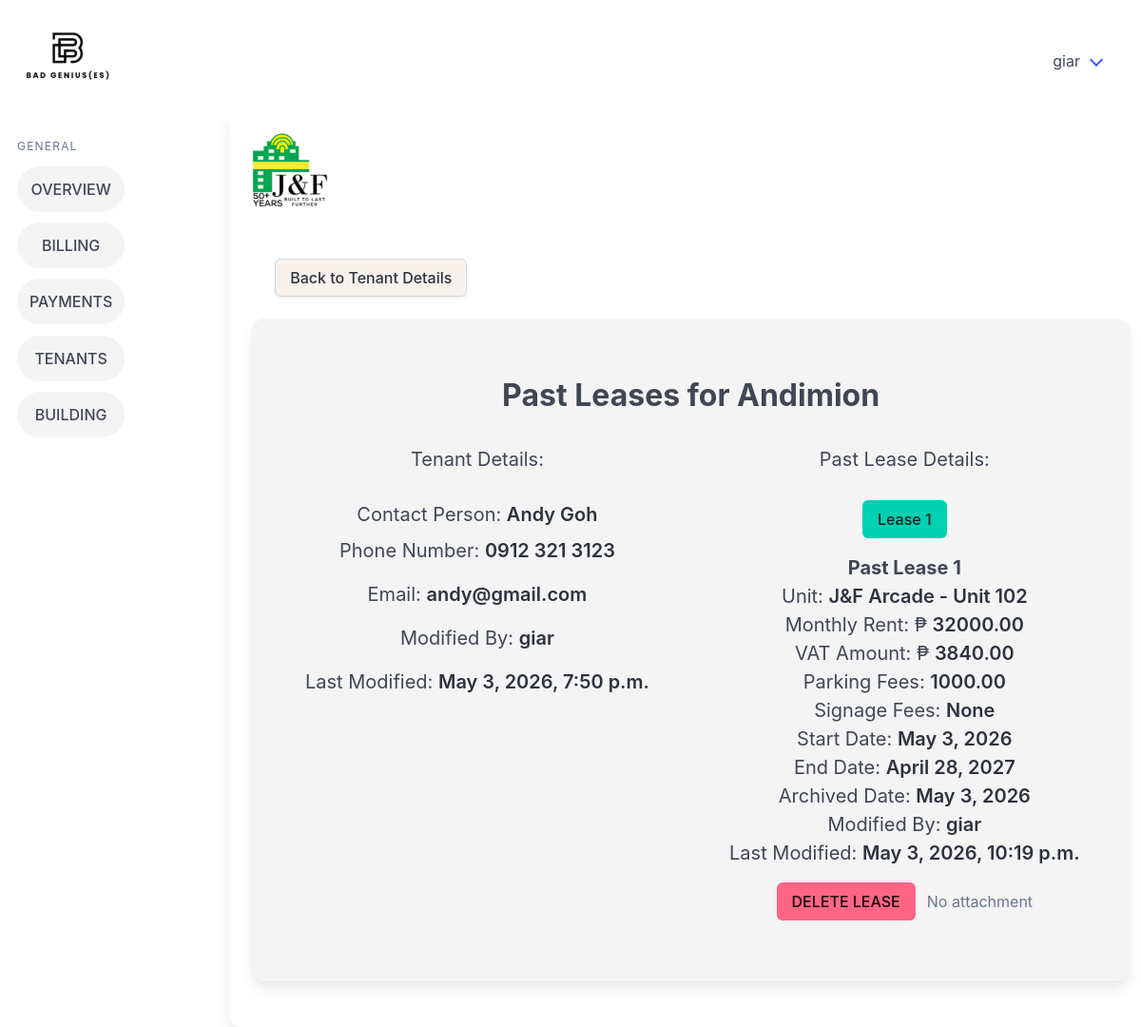
The page /past_leases/2/ (signed in) on the database its author committed.
### billingApp/models.py (models this page shows, shortened)
class Tenant(models.Model):
    companyName = models.CharField(max_length=100, null=True, blank=True)
    contactPerson = models.CharField(max_length=100)
    phoneNumber = models.CharField(max_length=12)
    email = models.CharField(max_length=50)
    carryover_balance = models.DecimalField(max_digits=12, decimal_places=2, default=Decimal('0.00'))
    modified_by = models.ForeignKey("Account", on_delete=models.SET_NULL, null=True, blank=True, related_name="+")
    modified_at = models.DateTimeField(auto_now=True, null=True, blank=True)
    objects = models.Manager

class Account(models.Model):
    firstName = models.CharField(max_length=30)
    lastName = models.CharField(max_length=30)
    username = models.CharField(max_length=20)
    password = models.CharField(max_length=20)
    objects = models.Manager()
    def __str__(self):
        return self.username

class Lease(models.Model):
    buildingName = models.ForeignKey(Building, on_delete=models.CASCADE)
    tenantName = models.ForeignKey(Tenant, on_delete=models.CASCADE)
    modified_by = models.ForeignKey("Account", on_delete=models.SET_NULL, null=True, blank=True, related_name="+")
    modified_at = models.DateTimeField(auto_now=True, null=True, blank=True)
    unitID = models.ForeignKey(Units, on_delete=models.CASCADE)
    rentAmount = models.DecimalField(max_digits=12, decimal_places=2)
    vatAmount = models.DecimalField(max_digits=12, decimal_places=2)
    signageFees = models.DecimalField(max_digits=12, decimal_places=2, null=True, blank=True)
    parkingFees = models.DecimalField(max_digits=12, decimal_places=2, null=True, blank=True)
    CONTRACT_CHOICES = [(6, "6 months"), (12, "12 months")]
    contractLength = models.PositiveSmallIntegerField(choices=CONTRACT_CHOICES)
    contractStart = models.DateField()
    contractEnd = models.DateField(null=True, blank=True)
    pastLease = models.BooleanField(default=False)
    archived_date = models.DateField(null=True, blank=True)
    leaseAttachment = models.FileField(
        upload_to="lease_attachments/",
        blank=True,
        null=True
    )

class Units(models.Model):
    building = models.ForeignKey(Building, on_delete=models.CASCADE)
    unitID = models.IntegerField()
    modified_by = models.ForeignKey("Account", on_delete=models.SET_NULL, null=True, blank=True, related_name="+")
    modified_at = models.DateTimeField(auto_now=True, null=True, blank=True)
    class Meta:
        unique_together = ('building', 'unitID')
    def __str__(self):
        return f"{self.building.buildingName} - Unit {self.unitID}"

class Building(models.Model):
    buildingName = models.CharField(max_length=26, unique=True)
    signageCapacity = models.IntegerField(default=0)
    parkingCapacity = models.IntegerField(default=0)
    buildingAddress = models.CharField(max_length=50)
    modified_by = models.ForeignKey("Account", on_delete=models.SET_NULL, null=True, blank=True, related_name="+")
    modified_at = models.DateTimeField(auto_now=True, null=True, blank=True)
    objects = models.Manager

### billingApp/views.py (the view)
# urls.py: path('past_leases/<int:pk>/', views.past_leases, name='past_leases'),
@login_required
def past_leases(request, pk):
    tenant = get_object_or_404(Tenant, pk=pk)
    leases = (
        Lease.objects
        .filter(tenantName=tenant, pastLease=True)
        .select_related("buildingName", "unitID")
        .order_by("-archived_date", "-contractEnd", "-contractStart", "-id")
    )
    if not (tenant.companyName or "").strip():
        tenant.companyName_display = tenant.contactPerson
    else:
        tenant.companyName_display = tenant.companyName
    return render(request, "billingApp/past_leases.html", {"t": tenant, "leases": leases})

### billingApp/templates/billingApp/past_leases.html (shortened to what this page needs)
{% extends 'billingApp/base.html' %} {% load static %} {% block content %}
</div>
<div class="p-5">
  <a href="{% url 'tenant_details' pk=t.pk %}" class="button" style="background-color: #f7f2ed">Back to Tenant Details</a>
</div>
<div class="card card2">
  <div class="card-content has-text-centered">
    <h1 class="is-size-3 has-text-weight-bold p-5 mt-2">Past Leases for {{ t.companyName_display }}</h1>
    <div class="columns">
      <div class="column">
        <p class="is-size-5 has-text-weight-normal p-1">Tenant Details:</p>
      </div>
      <div class="column">
        <p class="is-size-5 has-text-weight-normal p-1">Past Lease Details:</p>
      </div>
    </div>
    <div class="columns">
      <div class="column">
        <p class="is-size-5 has-text-weight-normal">Contact Person: <strong>{{ t.contactPerson }}</strong></p>
        <p class="is-size-5 p-2">
          Phone Number:
          <strong>{{ t.phoneNumber }}</strong>
        </p>
        <p class="is-size-5 p-2">
          Email:
          <strong>{{ t.email }}</strong>
        </p>
        <p class="is-size-5 p-2">Modified By: <strong>{{ t.modified_by }}</strong></p>
        <p class="is-size-5 p-2">Last Modified: <strong>{{ t.modified_at }}</strong></p>
      </div>
      <div class="column">
        {% if leases %}
        <div class="buttons is-centered mb-4">
          {% for l in leases %}
          <button type="button" class="button lease-filter {% if forloop.first %}is-primary{% endif %}" data-lease-filter="{{ l.pk }}">Lease {{ forloop.counter }}</button>
          {% endfor %}
        </div>
        {% endif %}
        {% for l in leases %}
        <div class="tenant-lease mb-5" data-lease-id="{{ l.pk }}" {% if not forloop.first %}style="display: none;"{% endif %}>
          <p class="is-size-5 has-text-weight-bold">Past Lease {{ forloop.counter }}</p>
          <p class="is-size-5 has-text-weight-normal">Unit: <strong>{{ l.unitID }}</strong></p>
          <p class="is-size-5 has-text-weight-normal">Monthly Rent: ₱ <strong>{{ l.rentAmount }}</strong></p>
          <p class="is-size-5 has-text-weight-normal">VAT Amount: ₱ <strong>{{ l.vatAmount }}</strong></p>
          <p class="is-size-5 has-text-weight-normal">Parking Fees: <strong>{{ l.parkingFees }}</strong></p>
          <p class="is-size-5 has-text-weight-normal">Signage Fees: <strong>{{ l.signageFees }}</strong></p>
          <p class="is-size-5 has-text-weight-normal">Start Date: <strong>{{ l.contractStart }}</strong></p>
          <p class="is-size-5 has-text-weight-normal">End Date: <strong>{{ l.contractEnd }}</strong></p>
          <p class="is-size-5 has-text-weight-normal">Archived Date: <strong>{{ l.archived_date }}</strong></p>
          <p class="is-size-5 has-text-weight-normal">Modified By: <strong>{{ l.modified_by }}</strong></p>
          <p class="is-size-5 has-text-weight-normal">Last Modified: <strong>{{ l.modified_at }}</strong></p>
          <div class="buttons is-centered p-4">
            <a href="{% url 'delete_lease' pk=l.pk %}" class="button is-danger">DELETE LEASE</a>
            {% if l.leaseAttachment %}
              <a href="{{ l.leaseAttachment.url }}" target="_blank" class="button is-info">
                View Lease Attachment
              </a>
            {% else %}
              <span class="has-text-grey">No attachment</span>
            {% endif %}
          </div>
        </div>
        {% empty %}
        <p class="has-text-grey">No past leases.</p>
        {% endfor %}
      </div>
    </div>
  </div>
</div>
{% endblock %}

### billingApp/templates/billingApp/base.html (shortened to what this page needs)
{% load static %}
<!doctype html>
<html lang="en">
  <head>
    <link rel="stylesheet" href="{% static 'billingApp/css/style.css' %}" />
    <link rel="stylesheet" href="https://cdn.jsdelivr.net/npm/bulma@1.0.4/css/bulma.min.css" />
  </head>
  <body>
    <nav class="navbar p-5" role="navigation" aria-label="main navigation">
      <div class="navbar-brand">
        <a class="" href="{% url 'home_page' %}">
        </a>
      </div>
      <div id="navbarBasicExample" class="navbar-menu">
        <div class="navbar-end">
          <div class="navbar-item has-dropdown is-hoverable">
            <a class="navbar-link">{{ user.username }}</a>
          </div>
        </div>
      </div>
    </nav>
    <div class="columns">
      <aside class="menu">
        <p class="menu-label">General</p>
        <ul class="menu-list">
          <li><a href="{% url 'home_page' %}" class="sidebarItems button is-light is-rounded is-fullwidth">OVERVIEW</a></li>
          <li><a href="{% url 'billing_records_main' %}" class="sidebarItems button is-light is-rounded is-fullwidth">BILLING</a></li>
          <li><a href="{% url 'payments_main' %}" class="sidebarItems button is-light is-rounded is-fullwidth">PAYMENTS</a></li>
          <li><a href="{% url 'tenants_main' %}" class="sidebarItems button is-light is-rounded is-fullwidth">TENANTS</a></li>
          <li><a href="{% url 'buildings_main' %}" class="sidebarItems button is-light is-rounded is-fullwidth">BUILDING</a></li>
        </ul>
      </aside>
      {% block logo %}
      <div class="card card1">
        <div class="card-content">
          <div class="columns is-4">
            <div class="column is-1">
            </div>
            <div class="column">
              <h1 class="is-size-3 pt-4 pl-4">{{ date_today }}</h1>
            </div>
    {% endblock %} {% block content %} {% endblock %}
  </body>
</html>

### billingApp/static/billingApp/css/style.css (style rules this page uses)
.menu { position: sticky; display: inline-block; vertical-align: top; max-height: 100vh; overflow-y: auto; width: 200px; top: 0; bottom: 0; padding: 30px; }
.menu .menu-list li { margin-bottom: 0.7rem; }
.menu .menu-list li a { padding: 0.75rem 0.9rem; }
.card2 { background-color: #f4f4f4 !important; max-height: 700px !important; min-height: 500px !important; }
.card1 { margin-left: 80px !important; width: 1200px !important; }
.sidebarItems { background-color: #f4f4f4 !important; }

### rows shown on the page
Tenant: companyName_display "Andimion", contactPerson "Andy Goh", phoneNumber "0912 321 3123", email "andy@gmail.com", modified_by "giar", modified_at "May 3, 2026, 7:50 p.m."
Lease: unitID "J&F Arcade - Unit 102", rentAmount "32000.00", vatAmount "3840.00", parkingFees "1000.00", signageFees "None", contractStart "May 3, 2026", contractEnd "April 28, 2027", archived_date "May 3, 2026", modified_by "giar", modified_at "May 3, 2026, 10:19 p.m.", leaseAttachment "No attachment"

### other values the page prints
{{ user.username }} "giar"
